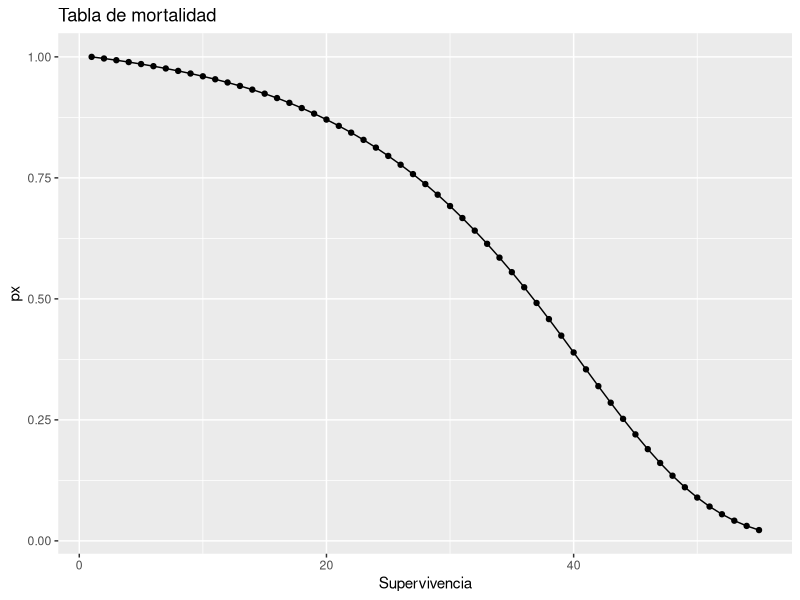
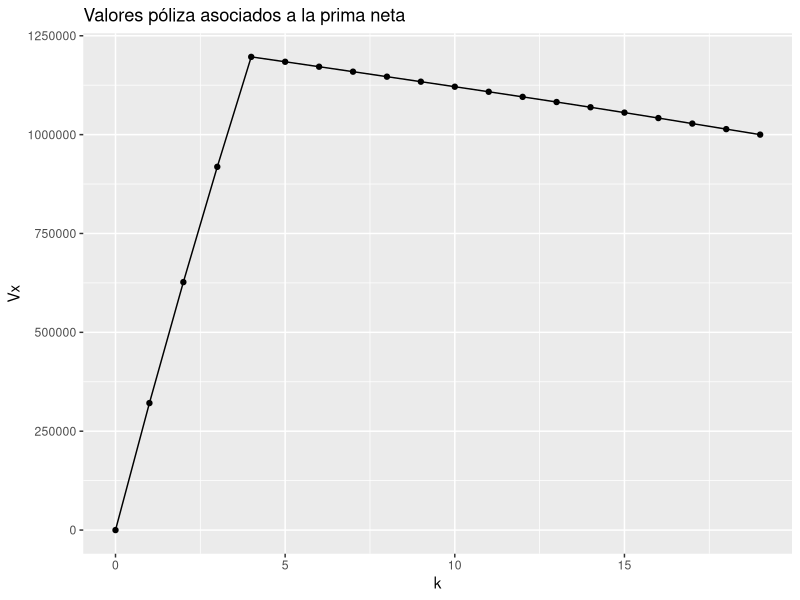
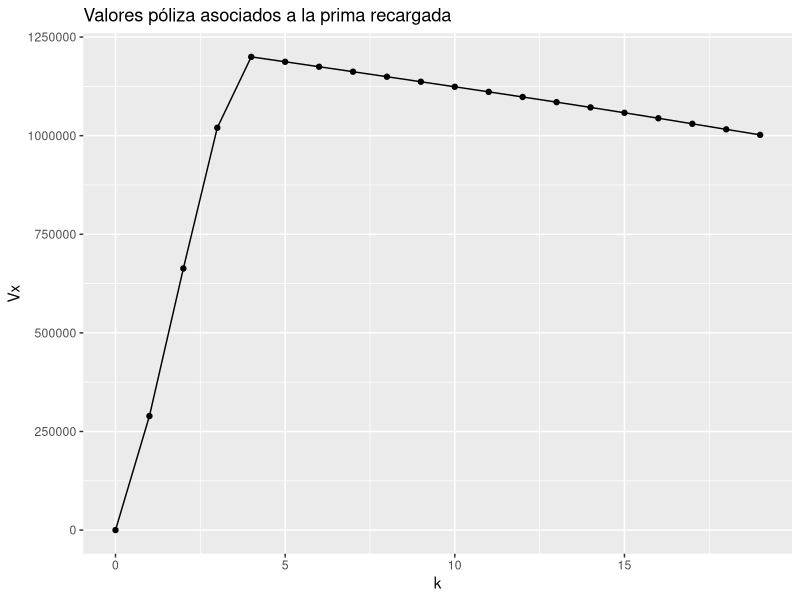
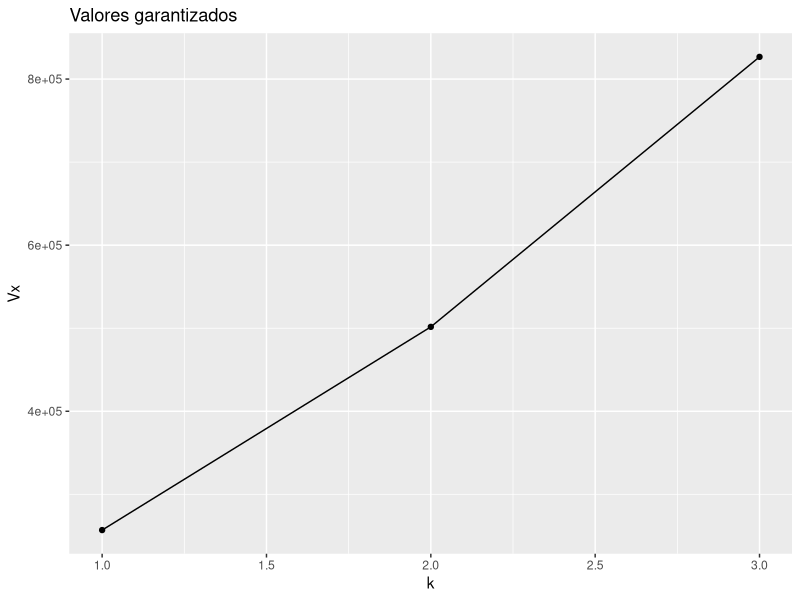

R code for these plots, in order:
## ---- chunk 1
# Cargamos la libreria
library(readxl)
library(ggplot2)
library(dplyr)
library(tidyverse)

# Supuestos principales
# 191654
# edad del asegurado
xEdad <- 16+30
#vigencia del seguro
n <- 19
#tasa de interes efectiva anual
itasaBase <- .05
#numero de primas anuales
mPrimas <- 4
# Sumas aseguradas
saMuerte <- 2000000
saSupervivencia <- 1000000

nCarteraAsegurados <- 100

# Leeremos la tabla de mortalidad

# Leemos la tabla de mortalidad
tablaMortalidad <- read_excel("Tabla_mortalidad.xlsx")

tablaMortalidad <- tablaMortalidad |> 
  mutate(dx= c(tablaMortalidad$lx[1:(length(tablaMortalidad$lx)-1)]-tablaMortalidad$lx[2:length(tablaMortalidad$lx)],NA))

qTablaMortalidad <- data.frame(px = numeric(length(tablaMortalidad$lx)-xEdad), kSuperv = numeric(length(tablaMortalidad$lx)-xEdad))


# Creamos la columna de supervivencia

for(i in (xEdad+1):length(tablaMortalidad$lx)){
  qTablaMortalidad$px[i-xEdad] <- tablaMortalidad$lx[i]/tablaMortalidad$lx[xEdad+1] 
  qTablaMortalidad$kSuperv[i-xEdad] <- i-xEdad
}

######-------------------------------------
#Gastos base

# Hacemos función de gastos extras

gastosExtrasPrimas <- function(anio){
  if(anio == 0){
    return(1000 + primaEmision*.4)
  }else if(anio %in% c(1,2)){
    return(500+.2*primaEmision)
  }else {
    return(100 + .05*primaEmision)
  }
}

gastosExtrasLiquidacion <- function(salida){
  if(salida == "muerte"){
    return(3000 + saMuerte*.003)
  }else{
    return(1000+saSupervivencia*.001)
}}

######-------------------------------------
#Regla de valores garantizados

# Hacemos función de valores garantizados

valoresGarantizados <- function(valorPoliza, anio){
  if(anio %in% c(1,2)){
    return(valorPoliza*.8)
  }else if (anio == 3){
    return(valorPoliza*.9)
  } else {
    return(0)
  }
}

######-------------------------------------
#Valores observados

valoresObservados_tasaInteres <- read_excel("Valores observados.xlsx", sheet="Observados Promedio", range="A3:B28")

valoresObservados_costosPromedios <- read_excel("Valores observados.xlsx", sheet="Observados Promedio", range="D3:G29")

valoresObservados_carteraObservados <- read_excel("Valores observados.xlsx", sheet="Cartera Observados", range="A1:C101")
## ---- chunk 2
              
# Graficamos la tabla

ggplot(qTablaMortalidad, aes(x = kSuperv, y = px)) +
  geom_line() +
  geom_point() +
  labs(title = "Tabla de mortalidad", x = "Supervivencia", y = "px") 
## ---- chunk 3
# Funciones útiles para los siguientes cálculos

# Definición de más variables globales

v <- 1/(1+itasaBase)

# Cálculo de temporales

temporal <- function(edad, vigencia){
  resultado <- 0
  for (k in seq(0, vigencia-1, 1)){
    resultado <- resultado + v^(k+1)*(tablaMortalidad$dx[edad+k+1]/tablaMortalidad$lx[edad+1])
  }
  return(resultado)
}

anualidad <- function(edad, vigencia){
  resultado <- 0
  for (k in seq(0, vigencia-1, 1)){
    resultado <- resultado + v^(k)*(tablaMortalidad$lx[edad+k+1]/tablaMortalidad$lx[edad+1])
  }
  return(resultado)
}

dotal <- function(edad, vigencia){
  resultado <- v^(n)*tablaMortalidad$lx[xEdad+vigencia+1]/tablaMortalidad$lx[xEdad+1]
  return(resultado)
}

valorPoliza <- function(kTemp, prima){
  resultado <- 0
  if(kTemp %in% c(1,2,3,4)){
    resultado <- (dotal(xEdad,kTemp)^(-1))*(prima*anualidad(xEdad,kTemp)-saMuerte*temporal(xEdad, kTemp))
  } 
  else if(kTemp >=5 && kTemp<=n){
    resultado <- (dotal(xEdad,kTemp)^(-1))*(prima*anualidad(xEdad,4)-saMuerte*temporal(xEdad, kTemp))}
  else{
    resultado <- 0
  }
}

valorPolizaRecargado <- function(kTemp, primaRecargada){
  resultado <- 0
  if(kTemp == 1){
    resultado <- (dotal(xEdad,kTemp)^(-1))*(-1000+.6*primaRecargada-(3000+1.003*saMuerte)*temporal(xEdad, kTemp))
  } 
  else if(kTemp %in% c(2,3)){
    resultado <- (dotal(xEdad,kTemp)^(-1))*(-1000+.6*primaRecargada+(-500+.8*primaRecargada)*(anualidad(xEdad, kTemp)-1)-(3000+1.003*saMuerte)*temporal(xEdad, kTemp))
  }
  else if(kTemp >=4 && kTemp<=n){
    resultado <- (dotal(xEdad,kTemp)^(-1))*(-1000+.6*primaRecargada+(-500+.8*primaRecargada)*(anualidad(xEdad, 3)-1)+(-100+.95*primaRecargada)*anualidad(xEdad+3, mPrimas-3)*dotal(xEdad, 3)-(3000+1.003*saMuerte)*temporal(xEdad, kTemp))
  }
  else{
    resultado <- 0
  }
  return (resultado)
}


## ---- chunk 4
# Cálculo de la prima neta

primaNeta <- (saMuerte*temporal(xEdad, n) + saSupervivencia*dotal(xEdad,n))/anualidad(xEdad, mPrimas)

## ---- chunk 5
# Cálculo de la prima recargada

primaRecargada <- ((3000+1.003*saMuerte)*temporal(xEdad, n) + (1000+1.001*saSupervivencia)*dotal(xEdad,n) + 1000 + 500*(anualidad(xEdad, 3)-1) + 100*anualidad(xEdad+3, mPrimas-3)*dotal(xEdad, 3))/(.6+.8*(anualidad(xEdad, 3)-1)+.95*anualidad(xEdad+3, mPrimas-3)*dotal(xEdad, 3))
## ---- chunk 6
# Cálculo de valores póliza asociados

# Creamos la tabla de valores póliza asociados a la prima neta

tablaValoresPolizaAsociados <- data.frame(k = numeric(n+1), Vx = numeric(n+1))

# Llenamos la tabla

for (k in seq(0, n, 1)){
  tablaValoresPolizaAsociados$Vx[k+1] <- valorPoliza(k, primaNeta)
  tablaValoresPolizaAsociados$k[k+1] <- k
}

#Mostramos la tabla

tablaValoresPolizaAsociados 


# Graficamos la tabla

ggplot(tablaValoresPolizaAsociados, aes(x = k, y = Vx)) +
  geom_line() +
  geom_point() +
  labs(title = "Valores póliza asociados a la prima neta", x = "k", y = "Vx") 

## ---- chunk 7

# Creamos la tabla de valores póliza asociados a la prima recargada

tablaValoresPolizaAsociadosRecargada <- data.frame(k = numeric(n+1), Vx = numeric(n+1))

# Llenamos la tabla

for (k in seq(0, n, 1)){
  tablaValoresPolizaAsociadosRecargada$Vx[k+1] <- valorPolizaRecargado(k, primaRecargada)
  tablaValoresPolizaAsociadosRecargada$k[k+1] <- k
}

#Mostramos la tabla

tablaValoresPolizaAsociadosRecargada


# Graficamos la tabla

ggplot(tablaValoresPolizaAsociadosRecargada, aes(x = k, y = Vx)) +
  geom_line() +
  geom_point() +
  labs(title = "Valores póliza asociados a la prima recargada", x = "k", y = "Vx") 

## ---- chunk 8
# Creamos la tabla de valores garantizados

tablaValoresGarantizados <- data.frame(k = numeric(3), Vx = numeric(3))

# Llenamos la tabla

for (k in seq(1, 3, 1)){
  tablaValoresGarantizados$Vx[k] <- valoresGarantizados(valorPoliza(k, primaNeta), k)
  tablaValoresGarantizados$k[k] <- k
}

#Mostramos la tabla

tablaValoresGarantizados


# Graficamos la tabla

ggplot(tablaValoresGarantizados, aes(x = k, y = Vx)) +
  geom_line() +
  geom_point() +
  labs(title = "Valores garantizados", x = "k", y = "Vx") 

## ---- chunk 9
iTasaEstimada <- .05
tablaMortalidadEstimada <- tablaMortalidad

gastoPropPrima <- function(kTemp){
  #Es el complemento del ejerccio por cómo está configurado
  if(kTemp==1){
    resultado <- .6
  } else if(kTemp %in% c(2,3)){
    resultado <- .8
  }else if(kTemp>=4){
    resultado <- .95
  }
  return(resultado)
}
gastoFijoPrima <- function(kTemp){
    if(kTemp==1){
    resultado <- 1000
  } else if(kTemp %in% c(2,3)){
    resultado <- 500
  }else if(kTemp>=4){
    resultado <- 100
  }
  return(resultado)
}

desembolsoProp <- function(salida="Muerte"){
  if(salida =="Muerte"){
    resultado <- 1.003
  } else {
    resultado <- 1.001
  }
  return(resultado)
}
desembolsoFijo <- function(salida="Muerte"){
  if(salida =="Muerte"){
    resultado <- 3000
  } else {
    resultado <- 1000
  }
  return(resultado)
}


flujos_utilidad <- function(kTemp){
  #ktemo solo está entre 1 a n
  if (kTemp %in% c(1,2,3,4)){
    ingreso <- (gastoPropPrima(kTemp)*primaRecargada-gastoFijoPrima(kTemp))*(1+iTasaEstimada)*tablaMortalidadEstimada$lx[xEdad+kTemp] + tablaValoresPolizaAsociadosRecargada$Vx[kTemp]*(1+iTasaEstimada)*tablaMortalidadEstimada$lx[xEdad+kTemp]
    egreso <-(desembolsoFijo()+desembolsoProp()*saMuerte)*tablaMortalidadEstimada$dx[xEdad+kTemp]
    reserva <- tablaValoresPolizaAsociadosRecargada$Vx[kTemp+1]*tablaMortalidadEstimada$lx[xEdad+kTemp+1]
    resultado <- 1000*(ingreso-egreso-reserva)/tablaMortalidadEstimada$lx[xEdad+1]} else {
    ingreso <- tablaValoresPolizaAsociadosRecargada$Vx[kTemp]*(1+iTasaEstimada)*tablaMortalidadEstimada$lx[xEdad+kTemp]
    egreso <-(desembolsoFijo()+desembolsoProp()*saMuerte)*tablaMortalidadEstimada$dx[xEdad+kTemp]
    reserva <- tablaValoresPolizaAsociadosRecargada$Vx[kTemp+1]*tablaMortalidadEstimada$lx[xEdad+kTemp+1]
    resultado <- 1000*(ingreso-egreso-reserva)/tablaMortalidadEstimada$lx[xEdad+1]
    }
    return(resultado)
}
## ---- chunk 10
medidaVPN <- function(){
  resultado <- 0
  for (kTemp in seq(1,n,1)){
    resultado <- resultado + flujos_utilidad(kTemp)*v^(kTemp)
  }
  return(resultado)
}

medidaVPN()
## ---- chunk 11

## ---- chunk 12

## ---- chunk 13

